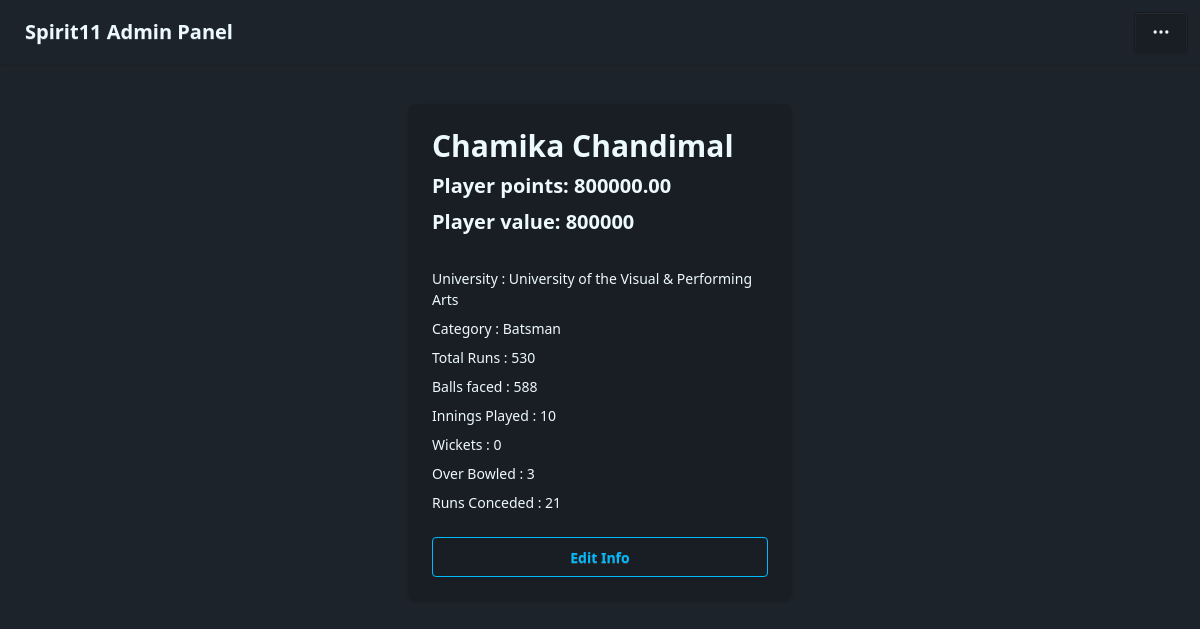
/players/52/, run on the app's committed database.
### AdminPanel/models.py (models this page shows)
class Player(models.Model):
    name = models.CharField(max_length=100)
    university = models.CharField(max_length=100)
    category = models.CharField(max_length=100)
    total_runs = models.IntegerField()
    balls_faced = models.IntegerField()
    innings_played = models.IntegerField()
    wickets = models.IntegerField()
    overs_bowled = models.IntegerField()
    runs_given = models.IntegerField()
    def get_points(self):
        batting_strike_rate = (self.total_runs / self.balls_faced) * 100 if self.balls_faced != 0 else 0
        bowling_strike_rate = (self.overs_bowled * 6) / self.wickets if self.wickets != 0 else 0
        economy_rate = self.runs_given / self.overs_bowled if self.overs_bowled != 0 else 0
        batting_average = self.total_runs / self.innings_played if self.innings_played != 0 else 0
        self_points = (batting_strike_rate / 5)
        self_points += (batting_average * 0.8)
        self_points += (500 / bowling_strike_rate) if bowling_strike_rate != 0 else 0
        self_points += (140 / economy_rate) if economy_rate != 0 else 0
        return self_points
    def get_value(self):
        self_points = self.get_points()
        self_value = (self_points * 9 + 100) * 1000
        self_value = round(self_value / 50000) * 50000
        return self_value

### AdminPanel/views.py (the view)
# urls.py: path('<int:player_id>/', views.playerStatistics, name='playerStatistics'),
def playerStatistics(request, player_id):
    player = Player.objects.get(id=player_id)
    player_points = player.get_value()
    player_value = player.get_value()
    context = {
        'player': player,
        'player_points': f'{player_points:.2f}',
        "player_value": player_value
    }
    return render(request, 'playerStatistics.html', context)

### AdminPanel/templates/playerstatistics.html (shortened to what this page needs)
{% extends "base.html" %} {% block content %}
<div class="w-full flex justify-center align-center">
  <div class="card mt-10 w-96 bg-base-200 shadow-sm">
    <div class="card-body">
      <h2 class="text-3xl font-bold">{{ player.name }}</h2>
      <h4 class="text-xl font-bold">Player points: {{ player_points }}</h4>
      <h4 class="text-xl font-bold">Player value: {{ player_value }}</h4>
      <ul class="mt-6 flex flex-col gap-2 text-s">
        <li>
          <span> University : {{ player.university }}</span>
        </li>
        <li>
          <span> Category : {{ player.category }}</span>
        </li>
        <li>
          <span> Total Runs : {{ player.total_runs }}</span>
        </li>
        <li>
          <span> Balls faced : {{ player.balls_faced }}</span>
        </li>
        <li>
          <span> Innings Played : {{ player.innings_played }}</span>
        </li>
        <li>
          <span> Wickets : {{ player.wickets }}</span>
        </li>
        <li>
          <span> Over Bowled : {{ player.overs_bowled }}</span>
        </li>
        <li>
          <span> Runs Conceded : {{ player.runs_given }}</span>
        </li>
      </ul>
      <button
        class="mt-4 btn btn-outline btn-info"
        onclick="my_modal_3.showModal()"
      >
        Edit Info
      </button>
    </div>
  </div>
</div>
{% endblock %}

### AdminPanel/templates/base.html (shortened to what this page needs)
<!DOCTYPE html>
<html lang="en" data-theme="dark">
<head>
    <link href="https://cdn.jsdelivr.net/npm/daisyui@5" rel="stylesheet" type="text/css" />
    <script src="https://cdn.jsdelivr.net/npm/@tailwindcss/browser@4"></script>
</head>
<body>
    <div class="navbar bg-base-100 shadow-sm">
    <div class="flex-1">
        <a class="btn btn-ghost text-xl">Spirit11 Admin Panel</a>
    </div>
    <div class="dropdown dropdown-left">
        <div tabindex="0" role="button" class="btn m-1">
        </div>
      </div>
    </div>
    {% block content %}
    {% endblock %}
</body>
</html>

### data on the page
Player: name "Chamika Chandimal", university "University of the Visual & Performing Arts", category "Batsman", total_runs "530", balls_faced "588", innings_played "10", wickets "0", overs_bowled "3", runs_given "21"

### other printed values
{{ player_points }} "800000.00"
{{ player_value }} "800000"
